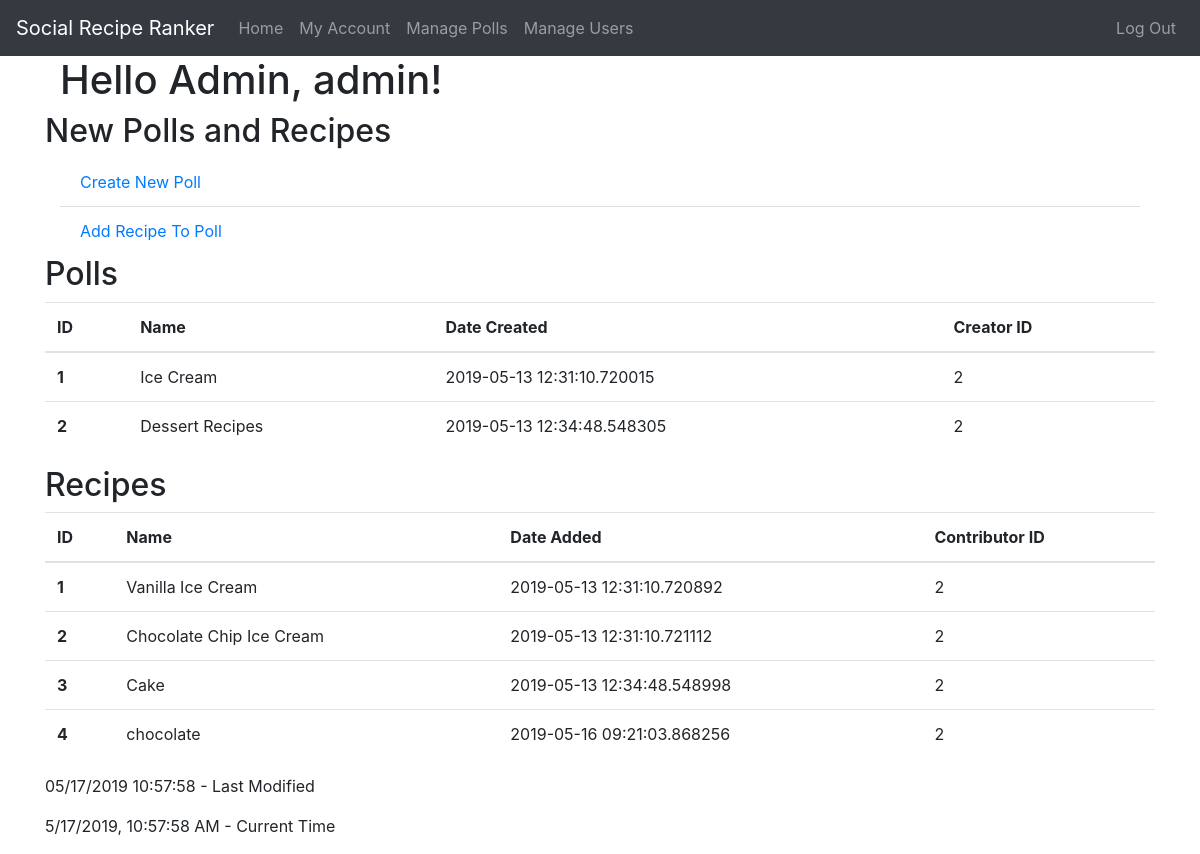
Screenshot of /manage_polls (signed in) with the database file from the repository.
### app/models.py (models this page shows, shortened)
class User(UserMixin, db.Model):
    id = db.Column(db.Integer, primary_key=True)  # not null and unique by default
    username = db.Column(db.String(64), nullable=False, unique=True, index=True)
    email = db.Column(db.String(128), nullable=False, unique=True, index=True)
    password_hash = db.Column(db.String(128), nullable=False)
    date_registered = db.Column(db.DateTime, nullable=False, index=True, default=datetime.utcnow)
    is_admin = db.Column(db.Boolean, nullable=False, default=False)
    polls = db.relationship("Poll", backref='creator', lazy='dynamic')  # dynamic so we can filter the queries later
    recipes = db.relationship("Recipe", backref='contributor', lazy='dynamic')
    votes = db.relationship("Vote", backref='user', lazy='dynamic')

class Poll(db.Model):
    id = db.Column(db.Integer, primary_key=True)
    name = db.Column(db.String(64), nullable=False, index=True)
    description = db.Column(db.String(256), nullable=True)
    date_created = db.Column(db.DateTime, nullable=False, index=True, default=datetime.utcnow)
    creator_id = db.Column(db.Integer, db.ForeignKey('user.id'), nullable=False)
    recipes = db.relationship("Recipe", backref='poll', lazy='dynamic')
    votes = db.relationship("Vote", backref='poll', lazy='dynamic')

class Recipe(db.Model):
    id = db.Column(db.Integer, primary_key=True)
    name = db.Column(db.String(64), nullable=False, index=True)
    description = db.Column(db.String(256), nullable=True)
    date_added = db.Column(db.DateTime, nullable=False, index=True, default=datetime.utcnow)
    contributor_id = db.Column(db.Integer, db.ForeignKey('user.id'), nullable=False)
    poll_id = db.Column(db.Integer, db.ForeignKey('poll.id'), nullable=False)
    votes = db.relationship("Vote", backref='recipe', lazy='dynamic')

### app/routes.py (the view)
@app.route('/manage_polls')
@login_required
def manage_polls():
    if current_user.is_admin:
        return render_template('manage_polls.html', title='Manage Polls', polls=Poll, recipes=Recipe)
    else:
        abort(403) # error 403 forbidden, no access if not admin

### app/models.py (called while the page is built)
@login_manager.user_loader
def load_user(id):
    return User.query.get(int(id))

### app/templates/manage_polls.html
{% extends "base.html" %}
{% block content %}
<article class="container">
  <header>
    <h1>Hello Admin, {{ current_user.username }}!</h1>
  </header>
  <section class="row">
    <h2>New Polls and Recipes</h2>
    <div class="container">
      <ul class="list-group list-group-flush">
        <li class="list-group-item list-group-item-action"><a href="{{ url_for('add_poll') }}">Create New Poll</a></li>
        <li class="list-group-item list-group-item-action"><a href="{{ url_for('add_recipe') }}">Add Recipe To Poll</a></li>
      </ul>
    </div>
  </section>
  <section class="row">
    <h2>Polls</h2>
    <table class="table table-hover">
      <thead>
        <tr>
          <th scope="col">ID</th>
          <th scope="col">Name</th>
          <th scope="col">Date Created</th>
          <th scope="col">Creator ID</th>
        </tr>
      </thead>
      <tbody>
        {% for p in polls.query.all() %}
        <tr class='clickable-table-row' data-href="{{ url_for('poll', poll_id=p.id) }}">
          <th scope="row">{{ p.id }}</th>
          <td>{{ p.name }}</td>
          <td>{{ p.date_created }}</td>
          <td>{{ p.creator_id }}</td>
        </tr>
        {% endfor %}
      </tbody>
    </table>
  </section>
  <section class="row">
    <h2>Recipes</h2>
    <table class="table table-hover">
      <thead>
        <tr>
          <th scope="col">ID</th>
          <th scope="col">Name</th>
          <th scope="col">Date Added</th>
          <th scope="col">Contributor ID</th>
        </tr>
      </thead>
      <tbody>
        {% for r in recipes.query.all() %}
        <tr class='clickable-table-row' data-href="{{ url_for('recipe', recipe_id=r.id) }}">
          <th scope="row">{{ r.id }}</th>
          <td>{{ r.name }}</td>
          <td>{{ r.date_added }}</td>
          <td>{{ r.contributor_id }}</td>
        </tr>
        {% endfor %}
      </tbody>
    </table>
  </section>
</article>
{% endblock %}

### app/static/css/style.css (style rules this page uses)
table tr[data-href] { cursor: pointer; }

### rows the page displays
User: username "admin"
Poll: id "1", name "Ice Cream", date_created "2019-05-13 12:31:10.720015", creator_id "2"
Poll: id "2", name "Dessert Recipes", date_created "2019-05-13 12:34:48.548305", creator_id "2"
Recipe: id "1", name "Vanilla Ice Cream", date_added "2019-05-13 12:31:10.720892", contributor_id "2"
Recipe: id "2", name "Chocolate Chip Ice Cream", date_added "2019-05-13 12:31:10.721112", contributor_id "2"
Recipe: id "3", name "Cake", date_added "2019-05-13 12:34:48.548998", contributor_id "2"
Recipe: id "4", name "chocolate", date_added "2019-05-16 09:21:03.868256", contributor_id "2"
